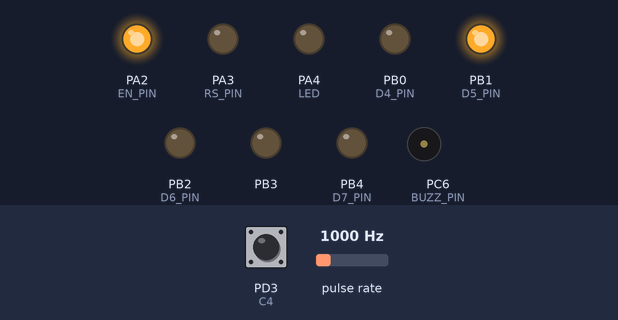
The program below on a simulated ATmega32, built with avr-gcc and emulated at 16 MHz. Shown: output pins drawn as LEDs (lit = HIGH), buzzer (waves = sounding, pin HIGH). Wiring (inferred from the names in the program): pulse sensor: data PD6. Inputs (shaded band) come from the test bench; at power-on: PD3 (C4) HIGH, pulse rate 1000 Hz.

Above: at 0.15 s.
Timing chart, 0 to 1.8 s (numbered marks = the images above):
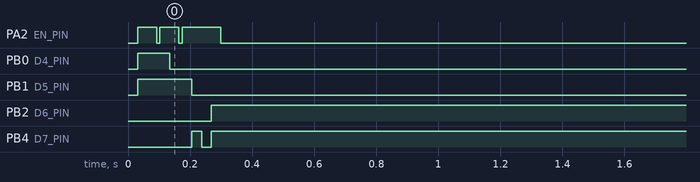

Measured:
- by itself, PA2 (EN_PIN): goes HIGH 0.06 s, LOW 0.01 s, HIGH 0.06 s, LOW 0.01 s, HIGH 0.12 s, then LOW
- by itself, PB0 (D4_PIN): LOW → HIGH at 0.03 s, → LOW 0.10 s later
- by itself, PB1 (D5_PIN): LOW → HIGH at 0.03 s, → LOW 0.18 s later
- by itself, PB2 (D6_PIN): LOW → HIGH at 0.27 s
- by itself, PB4 (D7_PIN): LOW → HIGH at 0.21 s, → LOW 0.03 s later, → HIGH 0.03 s later

The program:

main.c
```c
/*define cpu 16 MHz clock external clock*/
#define F_CPU 16000000UL
/*delay*/
#include <util/delay.h>
/*MCAL*/
#include "../MCAL/DIO/Dio_interface.h"
#include "../MCAL/GIE/GIE_interface.h"
#include "../MCAL/EXTI0/EXTI0_interface.h"
#include "../MCAL/EXTI1/EXTI1_interface.h"
#include "../MCAL/ADC/ADC_interface.h"
#include "../MCAL/TIMER0/TIMER0_interface.h"
#include "../MCAL/TIMER1/TIMER1_interface.h"
#include "../MCAL/USART/USART_interface.h"
#include "../MCAL/SPI/SPI_interface.h"
/*HAL*/
#include "../HAL/LED/LED_interface.h"
#include "../HAL/SW/SW_interface.h"
#include "../HAL/KP/KP_interface.h"
#include "../HAL/LCD/LCD_interface.h"

/*APP (FUNCTIONS) */
#include "Lcd_kp.h"
#include "Timer0.h"
#include "Extint.h"
/*#include "ADC.h"
#include "Hamoksha.h"*/
#include "watch_alarm.h"
#include "ICU.h"


int main(void)
{
/**************** SETTING PIN DIRECTION **********/

	Dio_voidSetPinDirection(PORT_A,PIN4,OUTPUT);/* LED */
	Dio_voidSetPinDirection(PORT_A,PIN0,INPUT);/* LDR ADC0 */
	Dio_voidSetPinDirection(PORT_A,PIN1,INPUT);/* LDR ADC1 */
	Dio_voidSetPinDirection(PORT_C,PIN6,OUTPUT);/* BUZZER */
	Dio_voidSetPinDirection(PORT_B,PIN3,OUTPUT);/* CTC or FAST WPM */

/**************** INITIALIZATION ****************/
	/*LCD & keypad*/
	LCD_init();
	KP_init();

	/*ADC*/
	/*ADC_init(AVCC,DIV_FAC_128,FREERUN);*/	/*50-250*/

	/*TIMER*/
	/*counting 1 second using NORMAL mode and preload value */
	/*TIMER0_init(NORMAL,PRS1024);*/	//16.384ms, nov=61.035, preload= 0.035*256 = 9 /* needs debugging */
	/*TIMER0_preload(9);*/				//9-> 7.7 secondds (5), 247->
	/*counting 1 second using CTC & compare match */
	TIMER0_init(CTC,PRS1024);
	//TIMER0_setCompareMatch(170);	/* to count 1 second, tick time = 64 micros, 64 micro x 250 = 16 ms */
	TIMER0_preload(144);			/* nov= 1s / 16 millis = 1/16millis = 62.5, preload value? = 128 (1/2) (tccn0)*/
	/*preload value = 256 - (clock frequency * time delay / prescaler)
	*/
	/*Timer0_init(PWM,PRS8);
	Timer0_setDuty(50);*/

	/*Timer1_init(FAST_PWM,PRS1024);*/
	/*Timer1_init(NORMAL,PRS8);*/

/******************* INTERRUPTS ******************/

/*Enable all interrupts( GLOBAL)*/
	GIE_enable();

/*external interrupts*/
	/*EXTI0_init();*/
	EXTI1_init();

/*ADC interrupts*/
	/*ADCI_EN();*/

/*call back functions*/
	EXTI1_callback(&EXTI1_ISR);
	/*callback_ADC(&ADC_flag);*/
	TIMER0_callback(&TIMER0_ISR);

/*enabling interrupts (GICR)*/
	/*EXTI0_en();*/	/*under development*/
	EXTI1_en();

/******************	TESTING ******************/

/* LCD & KP tests */
	/*Lcd_kp_tests();*/
	/*KP_password();*/		/* password is 1234 */
	/*KP_u8SimpleCalc();*/


/* watch alarm */
	/* enable: timer0 & exti0 interrupts */
	/* initialize timer0: PreScalar= 1024, Normal: pre-load=9, CTC: compare match=250? */
	/*watch_alarm();*/

/* testing ICU simulator*/
	/* hardwire timer0 with EXTI1 pin */
	/* use timer1 as counter */
	/* init timer0 & timer1 with same prescaler ex.prs8 */
	/*ICU();*/
	//Dio_voidSetPinValue(PORT_A,PIN4,HIGH);

/* USART TESTING */
	/* USART initialize */
	/*USART_init();*/

	/*USART: Send a character & string*/
	/*u8 str1[] = "type 1 to turn on LED";
	u8 str2[] = "type 2 to turn on BUZZER";
	u8 len1 = sizeof(str1) - 1; // exclude null terminator
	u8 len2 = sizeof(str2) - 1;
	USART_sendChar('*');
	USART_sendString(str1, len1);
	USART_sendChar('*');
	USART_sendString(str2, len2);*/

/* SPI TESTING */
	/* SPI initialize as master */
	/*SPI_MasterInit();*/
	/* SPI: send data */
	/*SPI_MasterTransmit('L');*/

/* Wait for transmission to complete */
	/* while (!(SPSR & (1 << SPIF)));*/

/* Initialize SPI module in slave mode */
	/*SPI_SlaveInit();*/

	while(1){
	/* SPI: receive data from virtual terminal-Proteus */
	/* Receive data on slave device */
		/*u8 received_data = SPI_SlaveReceive();*/
	/* print received data on LCD */
		/*LCD_voidWriteData(received_data);*/

	/* USART: receive character from virtual terminal-Proteus */
		/*u8 data = USART_receiveChar();
		LCD_voidWriteData(data);*/
	/* USASRT: send char from keypad to terminal */
		/*while(KP_getChar()==NOT_PRESSED);
		u8 kp_data =KP_getChar();
		USART_sendChar(kp_data);*/

	/* fast PWM testing with buzzer on KP (FAST_PWM mode) */
		/*Timer0_kpBuzzer();*/

	/* Timer to toggle LED every second + stop using ext. interrupt on KP (NORMAL mode) */
		/*Timer0_tglLed();*/
	/* external interrupt for counter & external interrupt to stop/start timer (timer LED stops/starts) (NORMAL mode) */
		/*ExtInt1_kpCntr();*/

	/* ADC: LDR and potentiometer */
		/*LDR_read();*/

	/* Hamoksha hates the sun */
		/*Hamoksha_hatestheSun();*/

	/* Hamoksha goes to sleep */
		/*Hamoksha_sleep();*/

	/* ADC: LM */
		/*LM_read();*/
	}
}
```

ICU.h
```c
#ifndef ICU_H_
#define ICU_H_

static u16 period;
/*static u16 T_on;*/
static u16 T_on;


void ICU()
{
	/* b3 to d2 */
	Dio_voidSetPinValue(PORT_A,PIN4,HIGH);

	/* wait for interrupt 1 */
	while(1)
	{
		if(exti1_counter==1)
		{
			/* reset timer*/
			Timer1_Reset();
			/* read Timer1 counter value (TCNT1L,H) */
			//period=Timer1_u16GetCounterValue();
			break;
		}
	}
	/* wait for interrupt 2 to calc "period" */
	while(1)
	{
		if(exti1_counter==2)
		{
			/* read Timer1 counter value (TCNT1L,H) */
			period=Timer1_u16GetCounterValue();//-period;
			/* switch interrupt 1 sens mode*/
			EXTI1_sensMode(I1_LOW);
			/* reset timer*/
			break;
		}
	}
	/* waiting for interrupt 3 to calculate T_on */
	while(1)
	{
		if(exti1_counter==3)
		{
			T_on=Timer1_u16GetCounterValue()-period;
			break;
		}
	}
	Dio_voidSetPinValue(PORT_A,PIN4,LOW);
	LCD_voidPrintStr("Period = ");
	LCD_voidPrintNum(period);
	LCD_goto(1,0);
	LCD_voidPrintStr("T_on = ");
	LCD_voidPrintNum(T_on);
}


#endif /* ICU_H_ */
```

Timer0.h
```c
#ifndef TIMER0_H_
#define TIMER0_H_


static s16 timer0_overflows=0;
//static u8 timer0_isrFlag;

void Timer0_kpBuzzer(){
	/* buzzer enabled in main */
	while(KP_getChar()==NOT_PRESSED){}
		u8 temp=KP_getChar();
	if(temp=='0')
	{
		TIMER0_setDuty(20);
		LCD_voidPrintNum(20);
	}
	else if(temp=='=')
	{
		TIMER0_setDuty(40);
		LCD_voidPrintNum(40);
	}
	else if(temp=='+')
	{
		TIMER0_setDuty(70);
		LCD_voidPrintNum(70);
	}
	else if(temp=='A')
	{
		TIMER0_setDuty(90);
		LCD_voidPrintNum(90);
	}
}

void Timer0_tglLed(){
	/* Timer LED Toggle every 1 second */
	if(timer0_overflows==61){

		Dio_voidSetPinValue(PORT_A,PIN4,HIGH);
	}
	else if(timer0_overflows==122){
		timer0_overflows=0;
		Dio_voidSetPinValue(PORT_A,PIN4,LOW);
	}
}


void TIMER0_ISR()
{
	//timer0_isrFlag=1;
	timer0_overflows++;

}

#endif
```

extInt.h
```c
#ifndef EXTINT_H_
#define EXTINT_H_


static u8 exti1_flag;
static u8 temp;
static u8 counter;
static u16 exti1_counter;

/*void EXTI1_reset();*/

void ExtInt1_kpCntr(){

/* interrupt 1 counter '+' switch(Row 4, col 4)*/
	if(exti1_flag==1){
		temp=KP_getChar();
		if(temp=='+')
		{
			LCD_voidCls();
			counter++;
			LCD_voidPrintNum(counter);
		}
		else if (temp == '/')	/* start timer with external interrupt one using switch '/'	*/
		{
			TIMER0_start(PRS1024);

		}
		else if (temp== '*')
		{
			/*Dio_voidSetPinValue(PORT_A,PIN4,LOW);*/
			TIMER0_stop();
		}
	}
}


void EXTI1_ISR()
{
	exti1_flag=1;
	exti1_counter++;
}

/*
void EXTI1_count()
{

}*/

/*
void EXTI1_reset(){
	while(get_KP()==NOT_PRESSED){}
	if(get_KP()=='-')
	{
		counter=0;
	}
	LCD_voidCls();
	LCD_voidPrintNum(counter);
}*/


#endif
```

watch_alarm.h
```c
/*
 * watch_alarm.h
 *
 * Created: 6/22/2023 8:37:14 PM
 *  Author: Mayer
 */


#ifndef WATCH_ALARM_H_
#define WATCH_ALARM_H_

void watch_alarm(){
	// Turn off the display
	LCD_voidCommand(0x08);
	while(!exti1_flag);
	LCD_voidCommand(0x0C);/* Turn on the display without clearing it */
	LCD_voidCls();
	while(KP_getChar()==NOT_PRESSED);
	u8 temp = KP_getChar();
	while(temp <= '0' && temp > '9'){
		temp=KP_getChar();
	}
	u8 number= temp-'0';
	timer0_overflows=1;
	LCD_voidPrintNum(number);
	while(number>0){

		if(timer0_overflows==61) /* 61 overflow Normal mode */
		//if(timer0_isrFlag) /* timer0 interrupt using compare match 61 with prescalar = 1024 */
		{
			timer0_overflows=0;
			number--;
			//TIMER0_reset();
			LCD_voidPrintNum(number);

			//timer0_isrFlag=0;
		}
	}
	/*buzzer*/
	Dio_voidSetPinValue(PORT_C,PIN6,HIGH);
	LCD_voidPrintStr("TIME IS UP !!!");
	Dio_voidSetPinValue(PORT_C,PIN6,LOW);
	exti1_flag=0;

}


#endif /* WATCH_ALARM_H_ */
```

KP_config.h
```c
/*
 * KP_config.h
 *
 * Created: 6/28/2023 9:22:06 PM
 *  Author: Mayer
 */


#ifndef KP_CONFIG_H_
#define KP_CONFIG_H_


#define KP_ARR {{'7','8','9','/'},{'4', '5', '6','*'},{'1','2','3','-'},{'A','0','=','+'}}

#define TGL 'A'

#define COL	PORT_D
#define C1	PIN7
#define C2	PIN6
#define C3	PIN5
#define C4	PIN3

#define ROW	PORT_C
#define R1	PIN5
#define R2	PIN4
#define R3	PIN3
#define R4	PIN2
#define PASS {'1','2','3','4'}


#endif /* KP_CONFIG_H_ */
```

LCD_config.h
```c
/*
 * LCD_config.h
 *
 * Created: 6/11/2023 10:35:39 AM
 *  Author: Mayer
 */


#ifndef LCD_CONFIG_H_
#define LCD_CONFIG_H_


#define RS_PORT PORT_A
#define RS_PIN  PIN3

#define EN_PORT PORT_A
#define EN_PIN  PIN2
//rw control

#define LCD_PORT PORT_B

#define D4_PIN  PIN0
#define D5_PIN  PIN1
#define D6_PIN  PIN2
#define D7_PIN  PIN4

#endif /* LCD_CONFIG_H_ */
```

SW_config.h
```c
#ifndef SW_CONFIG_H_
#define SW_CONFIG_H_


#define NOT_PRESSED 0xff


#endif /* SW_CONFIG_H_ */
```

Lcd_kp.h
```c
#ifndef LCD_KP_H_
#define LCD_KP_H_

#include "../HAL/KP/KP_interface.h"


void Lcd_kp_tests(){
/*LCD TESTS & KEY PAD TESTS 	*/

	LCD_voidPrintStr("test123");
	_delay_ms(500);
	LCD_goto(2,8);
	LCD_voidPrintNum(777);
	_delay_ms(500);
	LCD_voidCls();

	while(1){

		while(KP_getChar()==NOT_PRESSED);
		u8 temp=KP_getChar();
		if(temp != NOT_PRESSED)
			LCD_voidWriteData(temp);

	}
}

#endif
```

KP_interface.h
```c
#ifndef KP_INTERFACE_H_
#define KP_INTERFACE_H_

#include "KP_config.h"

void KP_init();
void KP_password();
u8	 KP_getChar();
u8	 KP_u8SimpleCalc();


#endif /* KP_INTERFACE_H_ */
```

KP_program.c
```c
#define F_CPU 16000000UL
#include <util/delay.h>

#include "../../LIB/BIT_MATH.h"
#include "../../LIB/STD_TYPES.h"
#include "../../MCAL/DIO/Dio_interface.h"
#include "../../MCAL/DIO/Dio_private.h"
#include "../LCD/LCD_interface.h"
#include "../SW/SW_interface.h"

#include "KP_interface.h"

void KP_init(){
	// dir of pins dir of output and input high, define pins, pull up resistor in input
	//define COL direction
	Dio_voidSetPinDirection(COL,C1,INPUT);
	Dio_voidSetPinDirection(COL,C2,INPUT);
	Dio_voidSetPinDirection(COL,C3,INPUT);
	Dio_voidSetPinDirection(COL,C4,INPUT);
	//define ROW direction
	Dio_voidSetPinDirection(ROW,R1,OUTPUT);
	Dio_voidSetPinDirection(ROW,R2,OUTPUT);
	Dio_voidSetPinDirection(ROW,R3,OUTPUT);
	Dio_voidSetPinDirection(ROW,R4,OUTPUT);
	//set ROW OUTPUT AS HIGH
	Dio_voidSetPinValue(COL,C1,HIGH);
	Dio_voidSetPinValue(COL,C2,HIGH);
	Dio_voidSetPinValue(COL,C3,HIGH);
	Dio_voidSetPinValue(COL,C4,HIGH);
}

void KP_password(){
	u8 flag = 0;//password is incorrect if 0
	for(int j=0;j<3 && !flag;j++){
		LCD_voidCls();
		LCD_voidPrintStr("Enter Password:");
		u8 passArr[4]=PASS;
		u8 passw[4];
		for(u8 i=0;i<4;i++){
			while(KP_getChar()==NOT_PRESSED);
			passw[i]=KP_getChar();
			//LCD_voidCommand(0xc0);
			_delay_ms(250);
			LCD_voidWriteData('*');
		}
		LCD_voidCls();
		//u8 flag2=0;//0 is incorrect
		u8 k;
		for(k=0;k<4;k++){
			if(passw[k]!=passArr[k]){
				break;
			}
		}
		if(k==4){
			flag=1;
			break;
		}
	}
	if(flag){
		LCD_voidPrintStr("Welcome to Paradise!");
		_delay_ms(400);
	}
	else{
		//ring buzzer
		Dio_voidSetPinDirection(BUZZ_PORT,BUZZ_PIN,OUTPUT);
		Dio_voidSetPinValue(BUZZ_PORT,BUZZ_PIN,HIGH);
		_delay_ms(500);
		Dio_voidSetPinValue(BUZZ_PORT,BUZZ_PIN,LOW);
		LCD_voidPrintStr("Welcome to HELL!!!");
		_delay_ms(400);
	}
}

u8 KP_getChar(){
	u8 ROW_ARR[4]= {R1,R2,R3,R4};
	u8 COL_ARR[4]= {C1,C2,C3,C4};
	u8 ARR[4][4]=KP_ARR;
	u8 kypad_val=NOT_PRESSED;
	for(int r=0;r<4;r++)
	{

		//SET_PINVALUE ROW = LOW
		Dio_voidSetPinValue(ROW,ROW_ARR[r],LOW);
		for(int c=0;c<4;c++)
		{
			if(Dio_u8GetPinValue(COL,COL_ARR[c])==LOW){
				_delay_ms(20);//for debouncing click
				kypad_val= ARR[r][c];
			}
		}
		//SET PIN VALUE ROW = HIGH
		Dio_voidSetPinValue(ROW,ROW_ARR[r],HIGH);
	}

	return kypad_val;
}

u8 KP_u8SimpleCalc(){
	LCD_voidCls();
	//variable init.:
	s16 result=0,input1=0,input2=0;
	u8 op=0xff,i=0,temp;
	//getting 1st input:
	while(i<3){ //get 3 digit input or user inputs a non-number character
		while(KP_getChar()==NOT_PRESSED);
		temp=KP_getChar();
		_delay_ms(220);
		/*if(temp==TGL){
			return SW_resCalc();
		}*/
		if(temp>='0'&& temp<='9')//if input is a number then use and display it
		{
			input1=input1*10 + (temp-'0');
			LCD_voidWriteData(temp);
			i++;
		}
		else if(temp=='+'||temp=='-'||temp=='/'||temp=='*'){
			op=temp;
			LCD_voidWriteData(op);
			break;
		}
	}
	//LCD_voidPrintStr("(1)");
	//get operator
	while(op==0xff){
		while(KP_getChar()==NOT_PRESSED);
		temp= KP_getChar();
		_delay_ms(220);
		/*if(temp==TGL){
			return SW_resCalc();
		}*/
		if(temp=='+'||temp=='-'||temp=='/'||temp=='*'){
			op=temp;
			//j--;
		}
		LCD_voidWriteData(op);
		//LCD_voidPrintStr("(2)");
	}

	i=0;
	//getting 2nd input:
	while(i<3){
		while(KP_getChar()==NOT_PRESSED){}
		temp=KP_getChar();
		_delay_ms(220);
		/*if(temp==TGL){
			return SW_resCalc();
		}*/
		if(temp>='0'&& temp<='9')
		{
			input2=input2*10 + (temp-'0');
			LCD_voidWriteData(temp);
			i++;
		}
		else if(temp=='='){
			LCD_voidWriteData('=');
			break;
		}
	}
	//LCD_voidPrintStr("(3)");
	if(temp!='='){
		LCD_voidWriteData('=');
	}
	switch(op){
		case '+': result= input1 + input2;break;
		case '-': result= input1 - input2;break;
		case '/': result= input1 / input2;break;
		case '*': result= input1 * input2;break;
		default: LCD_voidPrintStr("wrong operator");
	}
	LCD_voidPrintNum(result);
	return result;
}
```

LCD_interface.h
```c
/*
 * LCD_interface.h
 *
 * Created: 6/11/2023 10:36:11 AM
 *  Author: Mayer
 */


#ifndef LCD_INTERFACE_H_
#define LCD_INTERFACE_H_

#include "LCD_config.h"
#include "LCD_private.h"

#define COMMAND	LOW
#define DATA	HIGH

/*#define SPACE_COMMAND 0b00100000*/


void LCD_init();
void LCD_voidCls();
void LCD_voidEN();
void LCD_voidRS(u8 STATE);
void LCD_voidCommand(u8 LCD_u8Winput);
void LCD_voidWriteData(u8 LCD_u8Winput);
void LCD_voidPrintStr(char *input);
void LCD_voidPrintNum(s16 int_input);
void LCD_create_char(u8 location, u8 *charmap);
void LCD_goto(u8 LCD_row, u8 pixel_pos);
void LCD_setCursor(u8 col, u8 row);

#endif /* LCD_INTERFACE_H_ */
```

LED_interface.h
```c
/*
 * LED_interface.h
 *
 * Created: 6/10/2023 9:53:06 PM
 *  Author: Mayer
 */


#ifndef LED_INTERFACE_H_
#define LED_INTERFACE_H_

void LED_voidON(u8 PORTID, u8 PINID);
void LED_voidOFF(u8 PORTID, u8 PINID);
void LED_voidTgl_LED(u8 PORTID, u8 PINID);

#endif /* LED_INTERFACE_H_ */
```

LED_prog.c
```c
/*
 * LED_prog.h
 *
 * Created: 6/10/2023 9:53:42 PM
 *  Author: Mayer
 */


#include "../../LIB/STD_TYPES.h"
#include "../../LIB/BIT_MATH.h"
#include "../../MCAL/DIO/Dio_interface.h"
#include "../../MCAL/DIO/Dio_private.h"
#include "LED_interface.h"
#include "LED_private.h"


void LED_voidON(u8 PORTID, u8 PINID){
	Dio_voidSetPinDirection(PORTID,PINID,OUTPUT);
	Dio_voidSetPinValue(PORTID,PINID,ON);
}

void LED_voidOFF(u8 PORTID, u8 PINID){
	Dio_voidSetPinDirection(PORTID,PINID,OUTPUT);
	Dio_voidSetPinValue(PORTID,PINID,OFF);
}

void LED_voidTgl_LED(u8 PORTID, u8 PINID){
	Dio_voidSetPinDirection(PORTID,PINID,OUTPUT);
	Dio_voidTogglePin(PORTID,PINID);
}
```

SW_interface.h
```c
#ifndef SW_INTERFACE_H_
#define SW_INTERFACE_H_

#include "SW_config.h"

#define BUZZ_PORT PORT_C
#define BUZZ_PIN PIN6

#define LOW		0
#define HIGH	1

#define OFF		0
#define ON		1

u8 SW_getSwSt(u8 PORTID,u8 UPINID);
//void sw_voidLED_ON(u8 PORTID, u8 PINID);


#endif /* SW_INTERFACE_H_ */
```

SW_prog.c
```c
#define F_CPU 16000000UL
#include <util/delay.h>
#include "../../LIB/STD_TYPES.h"
#include "../../LIB/BIT_MATH.h"
#include "../../MCAL/DIO/Dio_interface.h"
#include "SW_interface.h"


u8 SW_getSwSt(u8 PORTID,u8 PINID){

	u8 Local_PinVal = Dio_u8GetPinValue(PORTID,PINID);

	if(Local_PinVal==LOW)
		return ON;
	else
		return OFF;
}


/*
u8 SW_resCalc(){
	return SW_u8Calc();
}*/

/*void sw_voidLED_ON(u8 PORTID, u8 PINID){
	LED_voidON(PORTID,PINID);
}
void sw_voidLED_OFF(u8 PORTID, u8 PINID){
	LED_voidOFF(PORTID,PINID);
}*/
```

LCD_private.h
```c
/*
 * LCD_private.h
 *
 * Created: 6/11/2023 10:36:29 AM
 *  Author: Mayer
 */


#ifndef LCD_PRIVATE_H_
#define LCD_PRIVATE_H_


#endif /* LCD_PRIVATE_H_ */
```

LED_private.h
```c
/*
 * LED_private.h
 *
 * Created: 6/10/2023 9:53:24 PM
 *  Author: Mayer
 */


#ifndef LED_PRIVATE_H_
#define LED_PRIVATE_H_


#endif /* LED_PRIVATE_H_ */
```

BIT_MATH.h
```c
/**************************************************************************************************/
/**************************************************************************************************/
/**************************************************************************************************/
/*								 Author : Abdelrahman Elnahas 									  */
/*								 SWC	: DIO													  */
/*								 Layer  : MCAL													  */
/**************************************************************************************************/
/**************************************************************************************************/
/**************************************************************************************************/

#ifndef BIT_MATH_H
#define BIT_MATH_H


#define SET_BIT(VAR,BITNO) (VAR) |=  (1 << (BITNO))
#define CLR_BIT(VAR,BITNO) (VAR) &= ~(1 << (BITNO))
#define TOG_BIT(VAR,BITNO) (VAR) ^=  (1 << (BITNO))
#define GET_BIT(VAR,BITNO) (((VAR) >> (BITNO)) & 0x01)


#endif
```

STD_TYPES.h
```c
#ifndef STD_TYPES_H_
#define STD_TYPES_H_

typedef unsigned char u8;
typedef char  s8;

typedef unsigned short int u16;
typedef signed short int s16;

typedef unsigned long int u32;
typedef signed long int s32;

typedef unsigned long int u64;
typedef signed long int s64;

typedef float f32;
typedef double f64;
typedef long double f96;

#define		NULL		((void *)0)

#endif
```

ADC_private.h
```c
/*
 * ADC_private.h
 *
 * Created: 6/17/2023 12:06:17 PM
 *  Author: Mayer
 */

#ifndef ADC_PRIVATE_H_
#define ADC_PRIVATE_H_

#include "../../LIB/STD_TYPES.h"

#define ADMUX *((volatile u8*) 0x27)
#define ADCSRA *((volatile u8*) 0x26)
#define ADCH *((volatile u8*) 0x25)
#define ADCL *((volatile u16*) 0x24)//read from this 16 bits
#define SFIOR *((volatile u8*) 0x50)


#endif /* ADC_PRIVATE_H_ */
```

Source omitted: LCD_prog.c (4641 bytes), ADC_interface.h (1635 bytes), ADC_prog.c (2246 bytes), Dio_interface.h (2949 bytes), Dio_private.h (643 bytes), Dio_prog.c (3178 bytes), EXTI0_interface.h (419 bytes), EXTI0_private.h (421 bytes), EXTI0_prog.c (1438 bytes), EXTI1_interface.h (422 bytes), EXTI1_private.h (278 bytes), EXTI1_prog.c (1397 bytes) and 16 more
